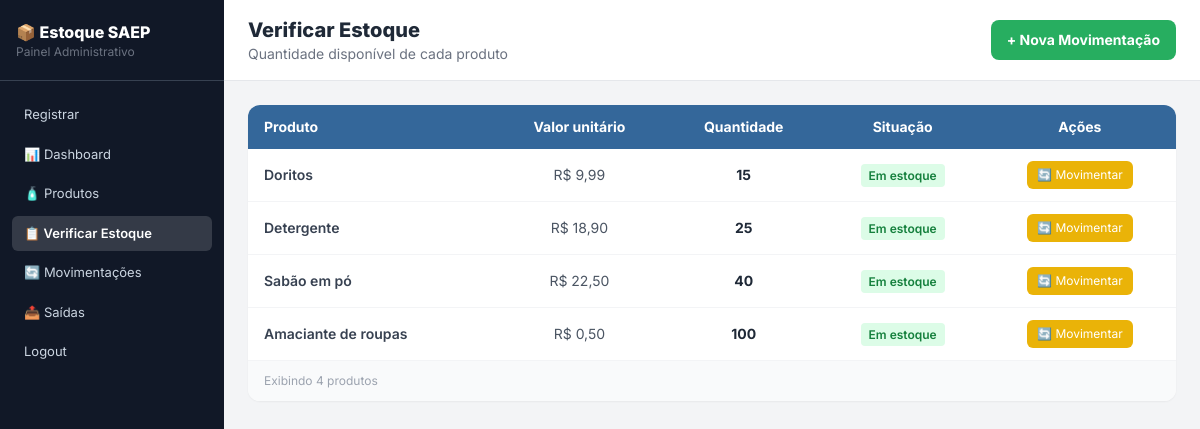
/estoque.php (signed in), run on the app's committed database.
### tables this page shows
CREATE TABLE `produto` (
  `id_produto` int(11) NOT NULL AUTO_INCREMENT,
  `nome` varchar(100) NOT NULL,
  `quantidade_estoque` int(11) NOT NULL,
  `valor_unitario` decimal(10,2) NOT NULL,
  `data_cadastro` date NOT NULL,
  PRIMARY KEY (`id_produto`)
);

### estoque.php (the view, shortened to what this page needs)
<?php
require_once __DIR__ . '/conexao.php';
require_once __DIR__ . '/includes/menu.php';
$produtos = $pdo->query("SELECT * FROM produto ORDER BY quantidade_estoque, nome")->fetchAll();
?>
    <main class="flex-1 flex flex-col">
        <div class="bg-white border-b border-gray-200 px-6 py-4 flex items-center justify-between">
            <div>
                <h1 class="text-xl font-extrabold text-gray-800">Verificar Estoque</h1>
                <p class="text-sm text-gray-500">Quantidade disponível de cada produto</p>
            </div>
            <a href="movimentacao_form.php" class="bg-senai-green text-white font-bold px-4 py-2.5 rounded-lg text-sm hover:bg-green-600 transition flex items-center gap-2">
                + Nova Movimentação
            </a>
        </div>
        <div class="p-6 flex-1">
            <div class="bg-white rounded-xl shadow-sm overflow-hidden">
                <table class="w-full text-sm">
                    <thead class="bg-senai-blue text-white">
                        <tr>
                            <th class="px-4 py-3 text-left">Produto</th>
                            <th class="px-4 py-3 text-center">Valor unitário</th>
                            <th class="px-4 py-3 text-center">Quantidade</th>
                            <th class="px-4 py-3 text-center">Situação</th>
                            <th class="px-4 py-3 text-center">Ações</th>
                        </tr>
                    </thead>
                    <tbody class="divide-y divide-gray-100">
                    <?php foreach ($produtos as $p): ?>
                        <tr class="hover:bg-gray-50 transition">
                            <td class="px-4 py-3 text-gray-700 font-semibold"><?= htmlspecialchars($p["nome"]) ?></td>
                            <td class="px-4 py-3 text-center text-gray-600">R$ <?= number_format($p["valor_unitario"], 2, ",", ".") ?></td>
                            <td class="px-4 py-3 text-center text-gray-800 font-bold"><?= $p["quantidade_estoque"] ?></td>
                            <td class="px-4 py-3 text-center">
                                <?php if ($p["quantidade_estoque"] > 0): ?>
                                    <span class="bg-green-100 text-green-700 text-xs font-semibold px-2 py-1 rounded">Em estoque</span>
                                <?php else: ?>
                                    <span class="bg-red-100 text-red-700 text-xs font-semibold px-2 py-1 rounded">Sem estoque</span>
                                <?php endif; ?>
                            </td>
                            <td class="px-4 py-3 text-center">
                                <div class="flex items-center justify-center gap-1.5">
                                    <a href="movimentacao_form.php?id_produto=<?= $p["id_produto"] ?>" class="bg-yellow-500 text-white text-xs px-2.5 py-1.5 rounded-md hover:bg-yellow-600 transition" title="Movimentar estoque">🔄 Movimentar</a>
                                </div>
                            </td>
                        </tr>
                    <?php endforeach; ?>
                    </tbody>
                </table>
                <div class="border-t border-gray-100 px-4 py-3 bg-gray-50">
                    <p class="text-xs text-gray-400">Exibindo <?= count($produtos) ?> produtos</p>
                </div>
            </div>
        </div>
    </main>
</body>
</html>

### includes/menu.php (style rules this page uses)
body { font-family: 'Inter', sans-serif; }

### data on the page
produto: nome "Doritos", valor_unitario "9,99", quantidade_estoque "15", shows "Em estoque"
produto: nome "Detergente", valor_unitario "18,90", quantidade_estoque "25", shows "Em estoque"
produto: nome "Sabão em pó", valor_unitario "22,50", quantidade_estoque "40", shows "Em estoque"
produto: nome "Amaciante de roupas", valor_unitario "0,50", quantidade_estoque "100", shows "Em estoque"

### other printed values
count($produtos) "4"
